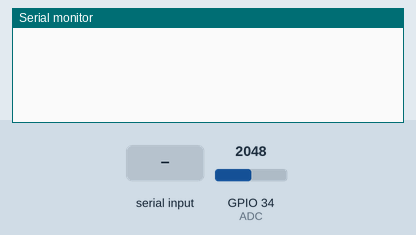
Recording of a sketch running on a simulated ESP32. Shown: the last lines printed to the serial monitor. The test bench sets the inputs (shaded band); at power-on: GPIO 34 (ADC) = 2048.

Above: at 2.2 s.
2.3 s: "b" received over Serial
At 2.51 s:
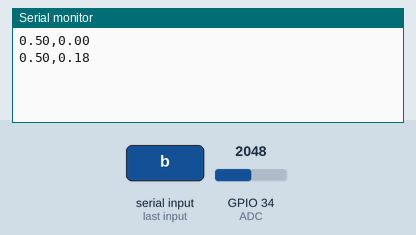
4.0 s: GPIO 34 (ADC) set to 2866
At 4.01 s:
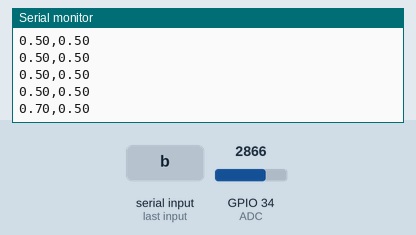
5.5 s: "e" received over Serial
At 6.6 s:
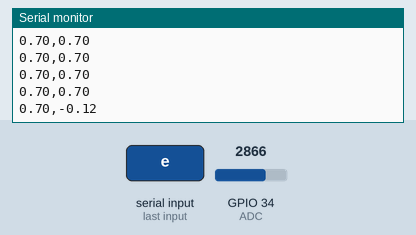
Timing chart, 0 to 8.5 s (numbered marks = the images above; inputs shaded):
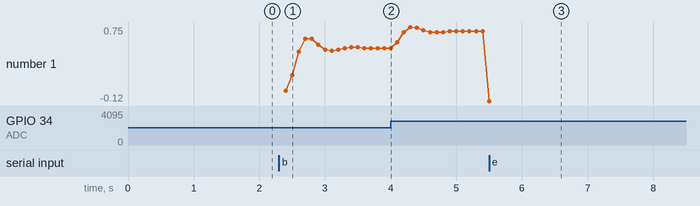

Measured:
- after the input at 2.3 s, the serial monitor: prints a new line after 0.10 s (image 1)
- after the input at 4.0 s, the serial monitor: prints a new line at once (image 2)
- after the input at 5.5 s, the serial monitor: prints a new line at once (image 3)
- plotted number 1: 0.5 → 0.7 after the input at 4.0 s, 0.7 → -0.12 after the input at 5.5 s

The sketch:

Lab04_2do_Orden.ino
```cpp
#define ADC 34
hw_timer_t * timer = NULL;
int timer_flag = 0;
float u_n = 0,u_n1 = 0, u_n2 = 0 ,y_n = 0,y_n1 = 0, y_n2 = 0;
/*Constantes y varialbes de filtro*/
float a = 0.3599, b = 0.2735, c = -0.8159, d = 0.4493;
/**/
float Ts = 0.1;

void IRAM_ATTR timer_ISR()
{
  timer_flag = 1;
}

void setup()
{
  Serial.begin(115200);
  delay(1000);
}
void loop()
{
  if(timer_flag == 1)
  {
    u_n = (analogRead(ADC)/4095.0);
    y_n = a*u_n1 + b*u_n2 - c*y_n1 - d*y_n2;    // y[n] = a*u[n-1] + b*u[n-2] - c*y[n-1] - d*[y-2]
    u_n2 = u_n1;
    y_n2 = y_n1;
    u_n1 = u_n;
    y_n1 = y_n;
    Serial.print(u_n);
    Serial.print(',');
    Serial.println(y_n);
    timer_flag = 0;
  }
}

char inChar;

void serialEvent()
{
  while (Serial.available())
  {
    inChar = Serial.read();
    if(inChar == 'b')
    {
      timer =timerBegin(1000000);
      timerAttachInterrupt(timer, &timer_ISR);
      timerAlarm(timer, round(Ts*1000000), true,0);
    }
    else if(inChar == 'e')
    {
      timerStop(timer);
      timerDetachInterrupt(timer);
      timerEnd(timer);
      u_n = 0,u_n1 = 0,y_n = 0,y_n1 = 0;
    }
  }
}
```
